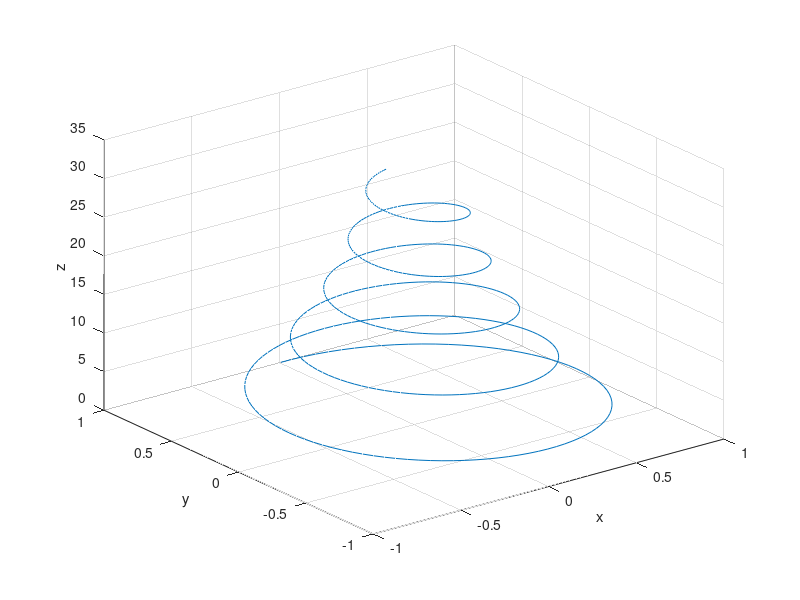
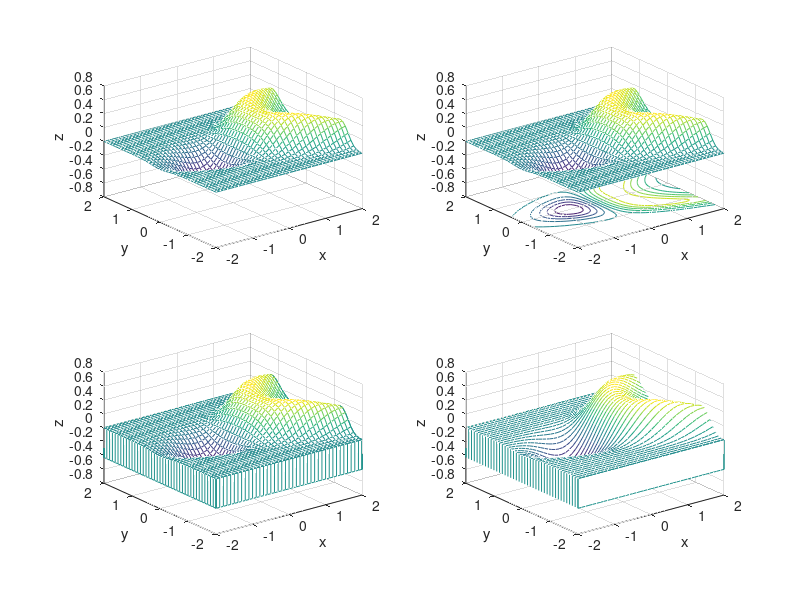
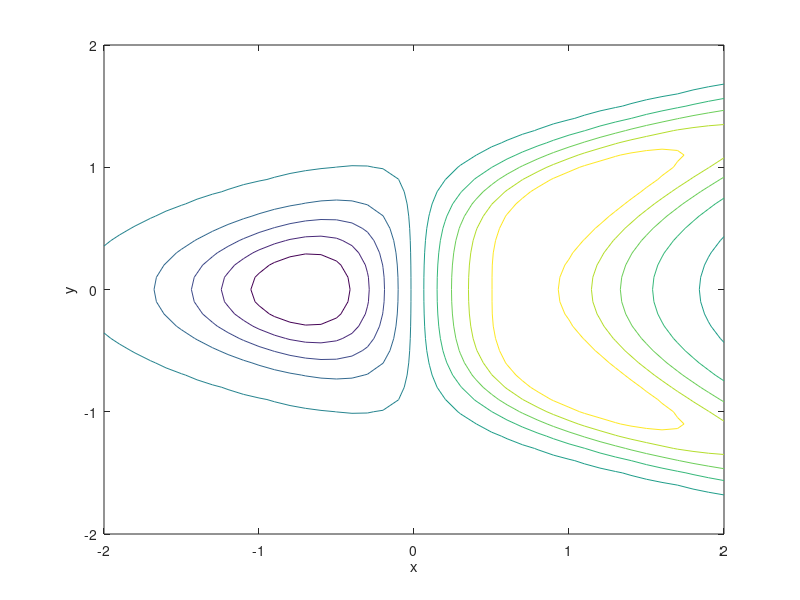

Here is the MATLAB script that generated these plots, in order:
% Three Dimensional Plots

% generating 3d curve of equations x, y over t time on the z axis
%   x = exp(-0.05*t).*sin(t)
%   y = exp(-0.05*t).*cos(t)
%   z = t

t = 0:pi/50:10*pi;

figure(1)
plot3(exp(-0.05*t).*sin(t),exp(-0.05*t).*cos(t),t), ...
            xlabel('x'), ylabel('y'), zlabel('z'), grid

%%%%%%%%%%%%%%%%%%%%%%%%%%%%%%%%%%%%%%%%%%%%%%%%%%%%%%%%%%%%%%%%%%
%%%%%%%%%%%%%%%%%%%%%%%%%%%%%%%%%%%%%%%%%%%%%%%%%%%%%%%%%%%%%%%%%%

% Surface Mesh plots    (accurate measures not possible, ie min, max, elevation)
%1) generate a grid of points in the xy plane
%2) evaluate the function f(x,y) at these points
%
% Surface plot for the function
%   Z = X.*exp(-((X-Y.^2).^21Y.^2))
%               where -2 <= x <= 2  and -2 <= y <= 2

% Standard Mesh
[X,Y] = meshgrid(-2:0.1:2);
Z = X.*exp(-((X-Y.^2).^2 + Y.^2));

% Standard Mesh
figure(2)
subplot(2,2,1)
mesh(X,Y,Z), xlabel('x'), ylabel('y'), zlabel('z')

% contour Mesh
subplot(2,2,2)
meshc(X,Y,Z), xlabel('x'), ylabel('y'), zlabel('z')

% meshz
subplot(2,2,3)
meshz(X,Y,Z), xlabel('x'), ylabel('y'), zlabel('z')

% waterfall mesh (lines drawn in one direction)
subplot(2,2,4)
waterfall(X,Y,Z), xlabel('x'), ylabel('y'), zlabel('z')
%%%%%%%%%%%%%%%%%%%%%%%%%%%%%%%%%%%%%%%%%%%%%%%%%%%%%%%%%%%%%%%%%%
%%%%%%%%%%%%%%%%%%%%%%%%%%%%%%%%%%%%%%%%%%%%%%%%%%%%%%%%%%%%%%%%%%

% Contour plot      (accurate measures possible because no distortion is invoved)
% same steps as above

% Contour plot for the function
[X,Y] = meshgrid(-2:0.1:2);
Z = X.*exp(-((X-Y.^2).^2 + Y.^2));

figure(3)
contour(X,Y,Z), xlabel('x'), ylabel('y')

% check out >>help clabel
 